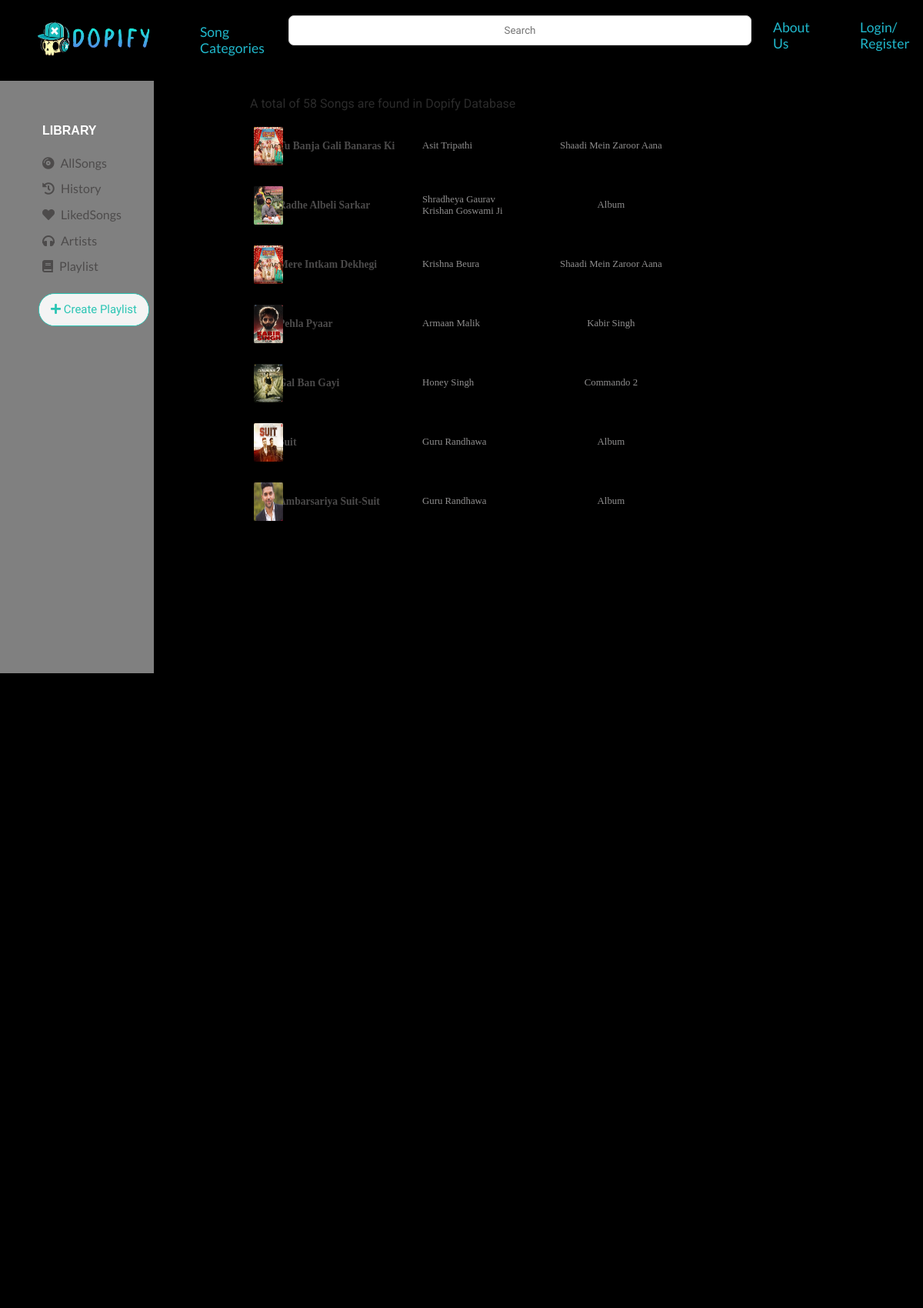
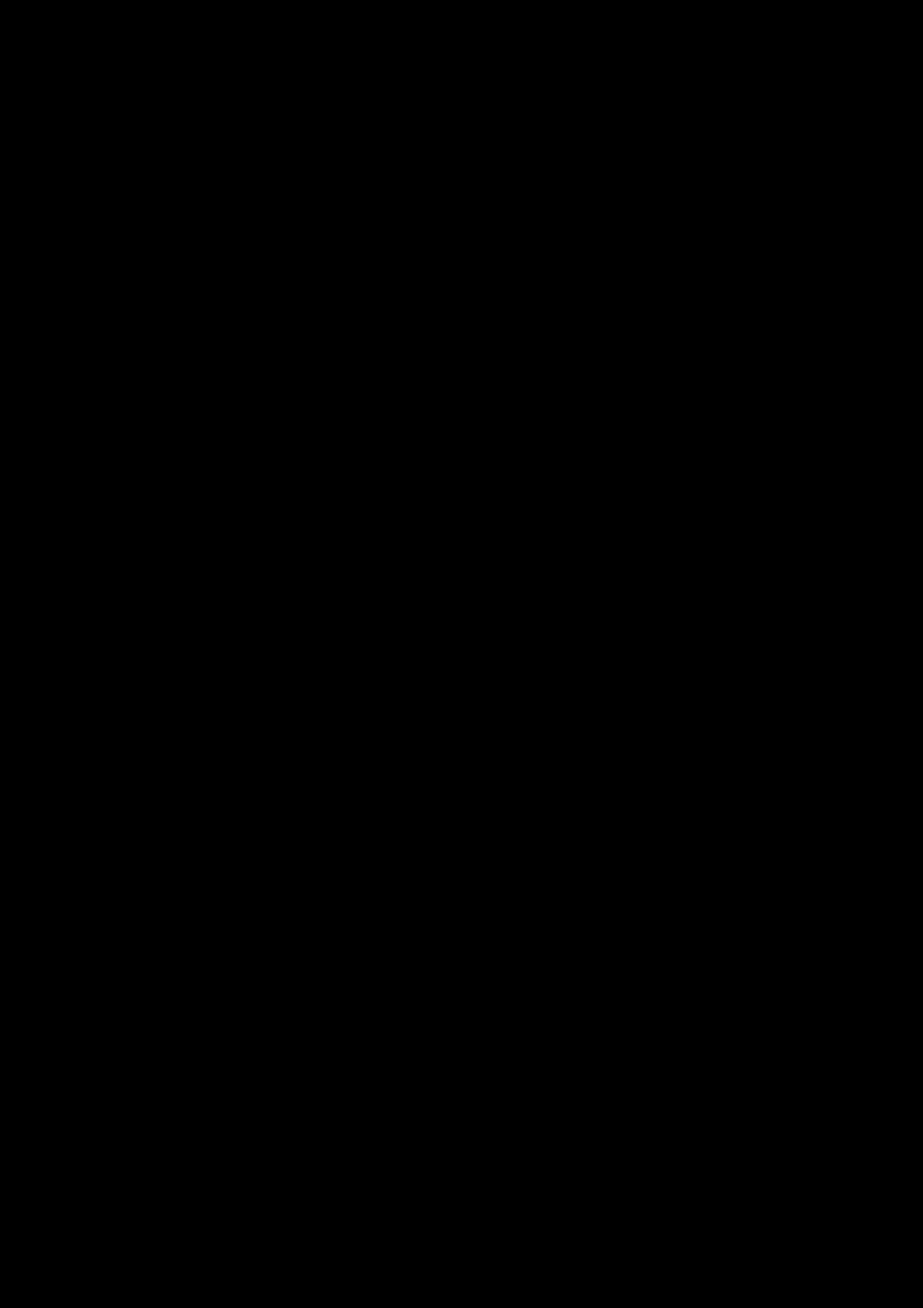
Page /allSongs (upper part) on the committed database (2 pictures, top to bottom).
### music_app/models.py (models this page shows, shortened)
class Song(models.Model):
    song_id = models.AutoField(primary_key=True)
    count = models.IntegerField(default=0)
    name = models.CharField(max_length=200)
    tags = models.CharField(choices=tags, max_length=20, default='Classical')
    genre = models.CharField(choices=genre, max_length=20, default='Album')
    language = models.CharField(choices=language, max_length=20, default='Hindi')
    year = models.CharField(choices=yearOfRelease, max_length=20, default='2021')
    singer1 = models.CharField(max_length=200)
    singer2 = models.CharField(max_length=200, default='')
    productionHouse = models.CharField(choices=productionHouse, max_length=20, default='Unknown')
    movie = models.CharField(max_length=500, default="")
    image = models.ImageField(upload_to="images")
    song = models.FileField(upload_to='songs')

### music_app/views.py (the view)
# urls.py: path('allSongs', allSongs, name="allSongs"),
def allSongs(request):
    myPlaylists  = []
    user = request.user
    if user.is_authenticated:
        myPlaylists = list(Playlist.objects.filter(user=user))
    try:
        allSongs = list(Song.objects.all())
        random.shuffle(allSongs)
        return render(request, 'allSongs.html', {'allSongs': allSongs, 'myPlaylists':myPlaylists})
    except:
        return redirect("/")

### music_app/templates/allSongs.html (shortened to what this page needs)
{%extends 'header.html'%}
{% block body %}
{% load static %}
<body>
    <div id="body-center">
        <p style="margin: 0px 10px 10px 65px; font-size: 1rem; font-family: 'Roboto', sans-serif; color: rgb(43, 43, 43);"
            id="C_{{song.song_id}}">A total of 58 Songs are found in Dopify Database</p>
        <div id="playlist">
            {% for i in allSongs %}
            <div class="sameMovieCard">
                <div class="container_songpost">
                    <img src="{{i.image.url}}" id="A_{{i.song_id}}" />
                    <div class="overlay_songpost"></div>
                </div>
                <div class="songpost_data">
                    <h5 class="song-name" id="B_{{i.song_id}}">
                        {{i.name}}</h5>
                    <p class="singer-name">{{i.singer1}}</p>
                    <p class="movie-name" id="C_{{i.song_id}}">
                        {{i.movie}}</p>
                </div>
            </div>
            {% endfor %}
        </div>
    </div>
    {% endblock %}

### music_app/static/hamburgerNavbar.css (style rules this page uses)
* { margin: 0; padding: 0; }
body { width: 100%; height: 139px; background-color: black; overflow: hidden; }
html { scroll-behavior: smooth; }

### music_app/static/centerBody.css (style rules this page uses)
#body-center { height: 550px; padding: 20px; margin-left: 240px; padding-right: 40px; overflow: auto; }

### music_app/templates/allSongs.html (style rules this page uses)
#body-center { height: 550px; padding: 20px; margin-left: 240px; padding-right: 40px; overflow: auto; }
.sameMovieCard { margin: 5px 150px 5px 20px; display: grid; grid-template-columns: 10% 90%; padding: 10px 5px; transition: 0.3s; }
#playlist { list-style: none; }
.container_songpost { border-radius: 4%; position: relative; margin: 1px 0px 1px 45px; width: 75%; height: 50px; }
.overlay_songpost { position: absolute; border-radius: 4%; top: 0; left: 0; width: 70%; height: 50px; background: rgba(0, 0, 0, 0); transition: background 0.5s ease; }
.container_songpost img { border-radius: 4%; position: absolute; width: 70%; margin: auto; height: 50px; left: 0; }
.songpost_data { display: grid; grid-template-columns: 25% 30% 25% 20%; }
.singer-name { margin: auto 30px; color: rgb(143, 142, 142); font-size: 0.8rem; }
.song-name { margin: auto 5px; color: rgb(75, 74, 74); font-size: 0.85rem; }
.movie-name { margin: auto; color: rgb(143, 142, 142); font-size: 0.8rem; }

### rows in the picture
Song: image (picture), name "Tu Banja Gali Banaras Ki", singer1 "Asit Tripathi", movie "Shaadi Mein Zaroor Aana"
Song: image (picture), name "Radhe Albeli Sarkar", singer1 "Shradheya Gaurav Krishan Goswami Ji", movie "Album"
Song: image (picture), name "Mere Intkam Dekhegi", singer1 "Krishna Beura", movie "Shaadi Mein Zaroor Aana"
Song: image (picture), name "Pehla Pyaar", singer1 "Armaan Malik", movie "Kabir Singh"
Song: image (picture), name "Gal Ban Gayi", singer1 "Honey Singh", movie "Commando 2"
Song: image (picture), name "Suit", singer1 "Guru Randhawa", movie "Album"
Song: image (picture), name "Ambarsariya Suit-Suit", singer1 "Guru Randhawa", movie "Album"
